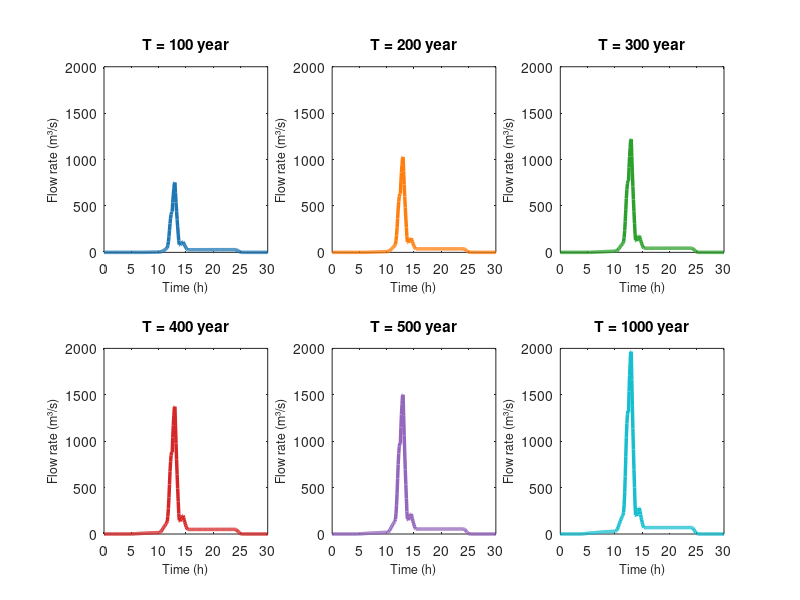

The MATLAB source for this figure:
% =========================================================================
% CALCUL DES CRUES PAR LA METHODE SCS-CN & HYDROGRAMME UNITAIRE (SCS TYPE II)
% =========================================================================

% --- 1. Bassin versant ---
A = 32;          % Superficie (km2)
CN = 72.95;      % Curve Number
L = 6712.268;       % Longueur du plus long cours d'eau (m)
H = 492;         % Dénivelé (m)

% --- 2. Pluies cumulées sur 24h issues de Gumbel (mm) ---
P_24h = [226.5247, 288.5994, 332.1385, 366.8058, 396.0872, 502.3161]; 
T_retour = [100, 200, 300, 400, 500, 1000];

% --- 3. Paramètres temporels (Formule de Kirpich) ---
S_pente = H / L;
tc_min = 0.01947 * (L^0.77) * (S_pente^-0.385);
tc = tc_min / 60;   % Temps de concentration en heures (~1.68h)
tp = 0.6 * tc;      % Temps de pic de l'hydrogramme unitaire (~1.01h)
tb = 2.67 * tp;     % Temps de base de l'HU triangulaire (~2.69h)

% --- 4. Discrétisation temporelle (Pas de temps dt) ---
dt = 0.10;         % Réduit à 0.10h pour mieux capturer le pic de l'HU (tp = 1h)
t_sim = 0:dt:30;   % Temps de simulation (24h de pluie + vidange)
N_sim = length(t_sim);

% --- 5. Construction de l'Hydrogramme Unitaire Dimensionnel du SCS ---
Qp = (2.08 * A) / tp; 

HU = zeros(1, N_sim);
for j = 1:N_sim
    t = t_sim(j);
    if t >= 0 && t <= tp
        HU(j) = Qp * (t / tp);
    elseif t > tp && t <= tb
        HU(j) = Qp * ((tb - t) / (tb - tp));
    end
end

% Normalisation du volume sous l'HU (Garantit qu'un HU = 1mm de Pe sur le bassin)
Vol_theorique = 1000 * A;          % Volume en m3 pour 1mm de pluie efficace
Vol_HU = sum(HU) * dt * 3600;      % Intégration numérique sous l'HU
HU = HU * (Vol_theorique / Vol_HU); 

% --- 6. Rétention du sol (SCS-CN) ---
S = (25400 / CN) - 254;
Ia = 0.2 * S;

% --- 7. Initialisation de la figure ---
hFig = figure('Color', 'w', 'Position', [100, 100, 1200, 700]);
fprintf('--- RESULTATS DES DEBITS DE POINTE GENERES ---\n');

couleurs = {'#1f77b4', '#ff7f0e', '#2ca02c', '#d62728', '#9467bd', '#17becf'};

% --- 8. Boucle sur les périodes de retour ---
for i = 1:length(P_24h)
    P_tot = P_24h(i);
    
    % VECTORISATION : Génération de la courbe SCS Type II
    F = zeros(1, N_sim);
    t = t_sim;
    
    F(t > 0 & t < 10) = 0.0105 * t(t > 0 & t < 10).^1.07;
    F(t >= 10 & t < 11.5) = 0.105 + 0.052 * (t(t >= 10 & t < 11.5) - 10) + 0.012 * (t(t >= 10 & t < 11.5) - 10).^2;
    F(t >= 11.5 & t < 12.5) = 0.223 + 0.555 * (t(t >= 11.5 & t < 12.5) - 11.5) - 0.23 * (t(t >= 11.5 & t < 12.5) - 11.5).^2;
    F(t >= 12.5 & t < 14) = 0.748 + 0.058 * (t(t >= 12.5 & t < 14) - 12.5) - 0.0075 * (t(t >= 12.5 & t < 14) - 12.5).^2;
    F(t >= 14 & t < 24) = 0.840 + 0.016 * (t(t >= 14 & t < 24) - 14);
    F(t >= 24) = 1.0;
    
    P_cum = F * P_tot;
    
    % Pluie efficace cumulée Pe
    Pe_cum = zeros(1, N_sim);
    idx = P_cum > Ia;
    Pe_cum(idx) = ((P_cum(idx) - Ia).^2) ./ (P_cum(idx) - Ia + S);
    
    % Pluie efficace incrémentale
    Pe_inc = [Pe_cum(1), diff(Pe_cum)];
    Pe_inc(Pe_inc < 0) = 0;
    
    % --- CONVOLUTION  ---
    Q_hydro = conv(Pe_inc, HU); 
    Q_hydro = Q_hydro(1:N_sim); % Tronquer à la durée de simulation
    
    Qp_reel = max(Q_hydro);
    
    fprintf('T = %4d ans | Pluie 24h = %6.2f mm | Débit de pointe max = %7.2f m3/s\n', ...
        T_retour(i), P_tot, Qp_reel);
    
    % --- SUBPLOTS (Grille 2x3) ---
    subplot(2, 3, i);
    
    plot(t_sim, Q_hydro, 'LineWidth', 2.5, 'Color', couleurs{i});
    
    box on;          
    grid off;          
    xlim([0 30]);    
    ylim([0 2000]);   
    
    title(['T = ' num2str(T_retour(i)) ' year'], 'FontSize', 11, 'FontWeight', 'bold');
    xlabel('Time (h)', 'FontSize', 9);
    ylabel('Flow rate (m³/s)', 'FontSize', 9);
end
